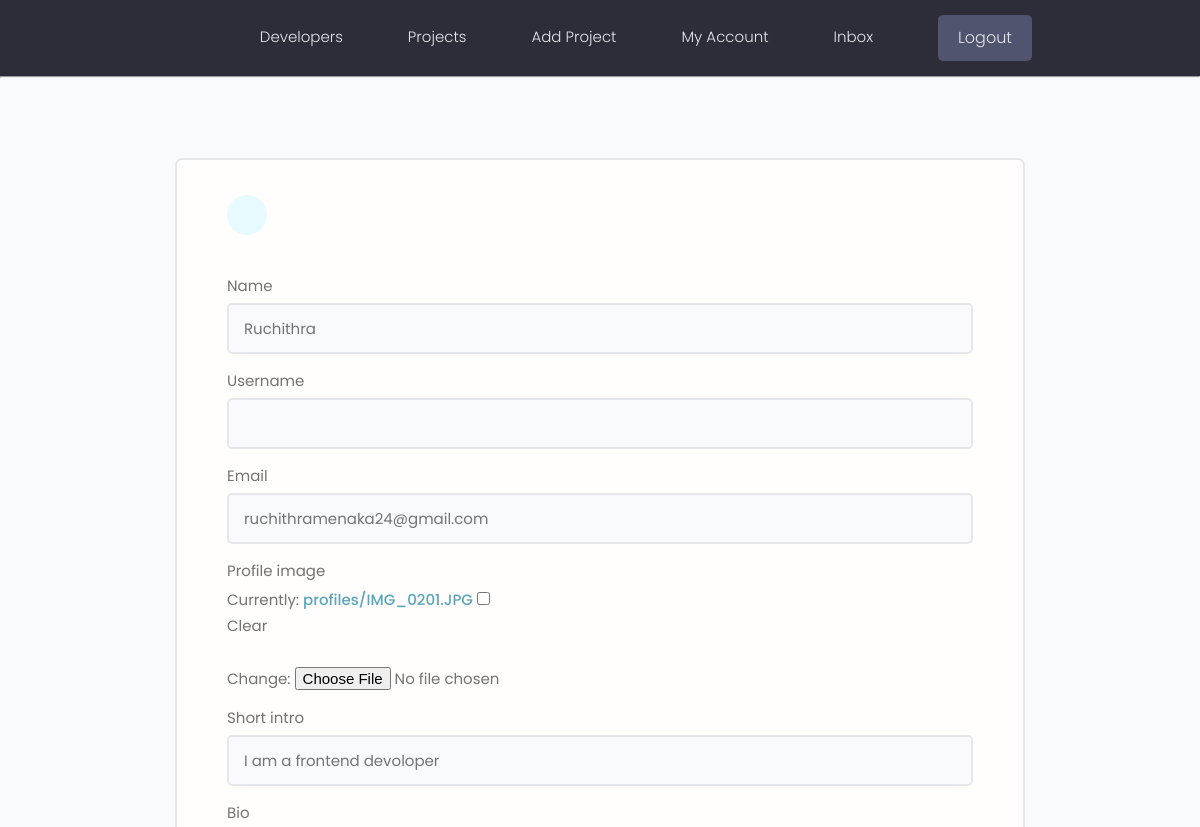
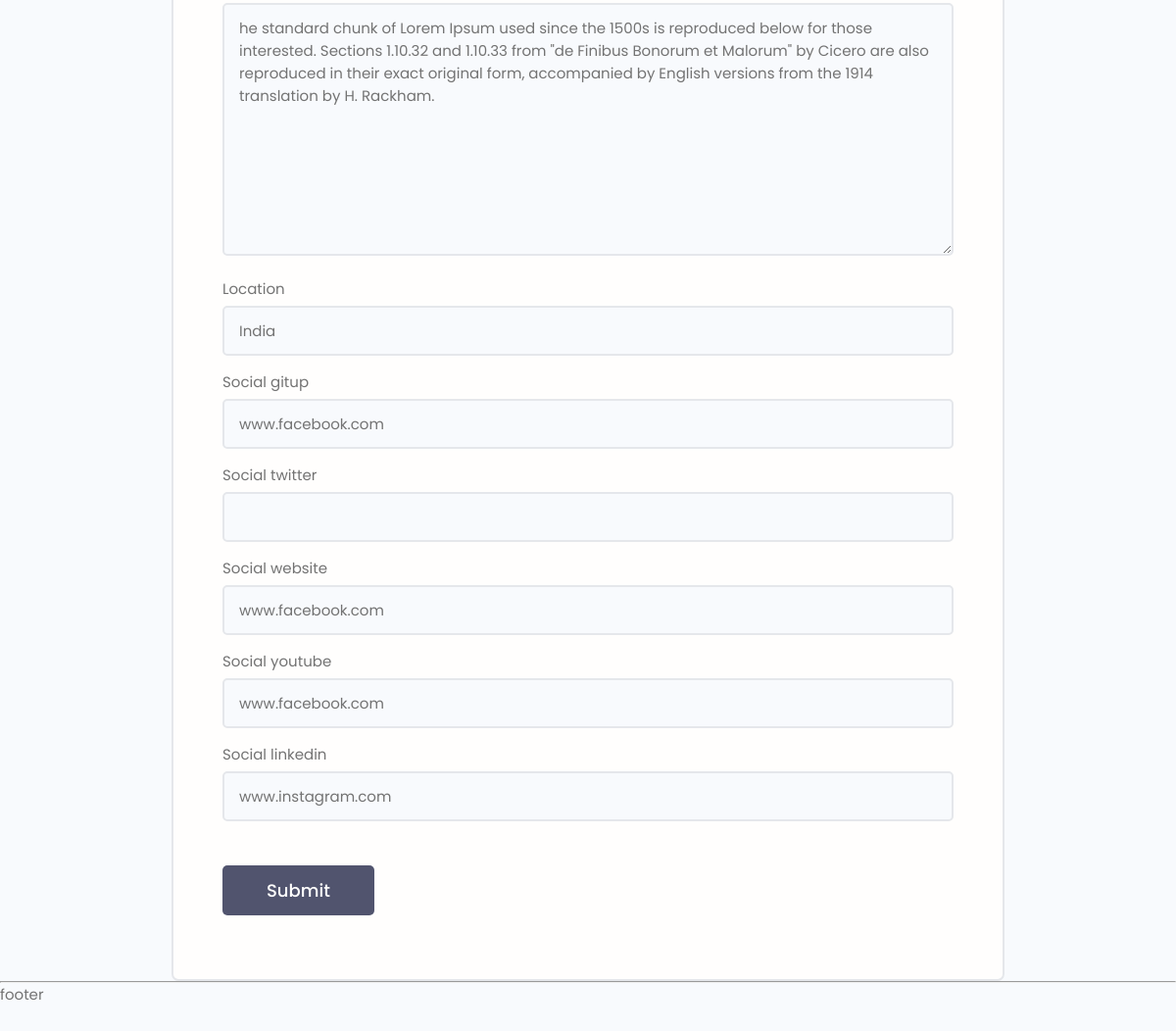
The app's page /edit-account (signed in) with its own data (2 pictures, top to bottom).
### Users/models.py (models this page shows, shortened)
class Profile(models.Model):
    user=models.OneToOneField(User,on_delete=models.CASCADE,null=True,blank=True)
    name=models.CharField(max_length=200)
    username=models.CharField(max_length=200,null=True,blank=True)
    email=models.EmailField(null=True,blank=True)
    profile_image=models.ImageField(upload_to='profiles/',default='profiles/user-default.png',null=True,blank=True)
    short_intro=models.CharField(max_length=2000,null=True,blank=True)
    bio=models.TextField(null=True,blank=True)
    location=models.CharField(max_length=200,null=True,blank=True)
    social_gitup    =models.CharField(max_length=2000,null=True,blank=True)
    social_twitter  =models.CharField(max_length=2000,null=True,blank=True)
    social_youtube  =models.CharField(max_length=2000,null=True,blank=True)
    social_linkedin =models.CharField(max_length=2000,null=True,blank=True)
    social_website  =models.CharField(max_length=2000,null=True,blank=True)
    created=models.DateTimeField(auto_now_add=True)

### Users/views.py (the view)
# urls.py: path('edit-account',views.editAccount,name='edit-account'),
def editAccount(request):
    profile=request.user.profile
    form=ProfileForm(instance=profile)
    if request.method=='POST':
        form=ProfileForm(request.POST,request.FILES,instance=profile)
        if form.is_valid():
            form.save()
            messages.success(request,'profile updated successfully')
            return redirect('Users:account')
    context={'form':form}
    return render(request,'Users/edit_account.html',context)

### Users/forms.py
class ProfileForm(ModelForm):
    class Meta:
        model=Profile
        fields=['name','username','email','profile_image','short_intro','bio','location','social_gitup','social_twitter','social_website','social_youtube','social_linkedin']
    def __init__(self,*args,**kwargs):
        super().__init__(*args,**kwargs)
        for label,field in self.fields.items():
            field.widget.attrs.update({'class':'input'})

### Users/templates/Users/edit_account.html (shortened to what this page needs)
{% extends 'main.html' %}
{% block content %}
<main class="formPage my-xl">
    <div class="content-box">
        <div class="formWrapper">
            <a class="backButton" href="{% url 'Users:account' %}"></a>
            <br>
            <form class="form" method="POST" action="" enctype="multipart/form-data">
                {% for field in form %}
                <div class="form__field">
                    <label for="formInput#text">{{field.label}}</label>
                    {{field}}
                </div>
                {% endfor %}
                <input class="btn btn--sub btn--lg  my-md" type="submit" value="Submit" />
            </form>
        </div>
    </div>
{% endblock %}

### templates/main.html (shortened to what this page needs)
<!DOCTYPE html>
{% load static %}
<html lang="en">
<head>
    <link rel="stylesheet" href="https://cdn.iconmonstr.com/1.3.0/css/iconmonstr-iconic-font.min.css" />
    <link rel="stylesheet" href="{% static 'uikit/styles/uikit.css' %}" />
    <link rel="stylesheet" href="{% static 'styles/app.css' %}" />
</head>
<body>
{% include 'nav-bar.html' %}
    <hr>
    {% block content %}
    {% endblock %}
    <hr>
    footer
</body>
</html>

### templates/nav-bar.html (shortened to what this page needs)
{% load static %}
   <header class="header">
     <div class="container container--narrow">
       <nav class="header__nav">
         <ul class="header__menu">
           <li class="header__menuItem"><a href="{% url 'Users:all-profile' %}">Developers</a></li>
           <li class="header__menuItem"><a href="{% url 'firstapp:project1' %}">Projects</a></li>
           {% if request.user.is_authenticated %}
           <li class="header__menuItem"><a href="{% url 'firstapp:create-project' %}">Add Project</a></li>
           <li class="header__menuItem"><a href="{% url 'Users:account' %}">My Account</a></li>
           <li class="header__menuItem"><a href="{% url 'Users:inbox' %}">Inbox</a></li>
           <li class="header__menuItem"><a href="{% url 'Users:logout' %}"class="btn btn--sub">Logout</a></li>
           {% else %}
           <li class="header__menuItem"><a href="{% url 'Users:login' %}" class="btn btn--sub">Login/Sign Up</a></li>
           {% endif %}
          </ul>
       </nav>
     </div>
   </header>

### static/styles/app.css (style rules this page uses)
:root { --color-sub: #2d2d39; }
.btn--sub { background-color: var(--color-sub-light); }
.content-box { width: 95%; max-width: 85rem; margin: 0 auto; }
.header { position: sticky; z-index: 111; background-color: var(--color-sub); padding: 1.5rem 0; }
.header > .container { display: flex; justify-content: space-between; align-items: center; }
.header__nav > ul { display: inline-flex; align-items: center; list-style: none; gap: 6.5rem; }
.header__menuItem > a { color: var(--color-light); font-weight: 300; }
.backButton { background: var(--color-main-light); color: var(--color-main); width: 4rem; height: 4rem; display: flex; align-items: center; justify-content: center; border-radius: 50%; }
.formPage .formWrapper { list-style: none; background: var(--color-white); padding: 3.5rem 5rem; border: 2px solid var(--color-light); border-radius: 0.7rem; }

### static/uikit/styles/modules/_variables.css (style rules this page uses)
:root { --color-main: #5aa5b9; --color-main-light: #e6faff; --color-sub: #3f4156; --color-sub-light: #51546e; --color-sub-lighter: #ededfd; --color-text: #737373; --color-gray: #8b8b8b; --color-light: #e5e7eb; --color-light-gray: #767676; --color-bg: #f8fafd; --color-white: #fffefd; --color-white-light: #f3f3f3; --color-success: #359e64; --color-success-bg: #def8e8; --color-error: #fc4b0b; --color-error-bg: #fff2ee; --font-base: 'Poppins', arial, helvetica, 'Segoe UI', roboto, ubuntu, sans-serif; --font-monospace: 'Fira Code', 'Courier New', courier, monospace; --font-regular: 300; --font-medium: 500; --font-bold: 700; --generic-shadow: 1px 1px 5px #00000010; --generic-transition: all 0.3s ease-in-out; }

### static/uikit/styles/modules/_base.css (style rules this page uses)
* { margin: 0; padding: 0; box-sizing: border-box; text-rendering: optimizeLegibility; color: inherit; font-size: inherit; }
html { font-size: 50%; }
@media only screen and (min-width: 480px) { html { font-size: 56.25%; } }
@media only screen and (min-width: 1200px) { html { font-size: 62.5%; } }
body { line-height: 1.6; font-weight: 400; font-size: 1.5rem; color: var(--color-text); background-color: var(--color-bg); min-height: 100vh; }

### static/uikit/styles/modules/_typography.css (style rules this page uses)
* { font-family: var(--font-base); }
a { padding-bottom: 2px; text-decoration: none; display: inline-block; color: var(--color-main); font-weight: var(--font-medium); }

### static/uikit/styles/modules/_utilities.css (style rules this page uses)
.container { width: 92%; max-width: 165rem; margin: 0 auto; box-sizing: border-box; }
.container--narrow { width: 92%; max-width: 120rem; }
@media screen and (min-width: 1000px) { .container { width: 90%; } }
@media screen and (min-width: 1000px) { .container--narrow { width: 85%; } }
@media screen and (min-width: 1200px) { .container { width: 80%; } }
@media screen and (min-width: 1200px) { .container--narrow { width: 72%; } }
.my-md { margin: 3rem auto; }
.my-xl { margin: 8rem auto; }

### static/uikit/styles/modules/_button.css (style rules this page uses)
.btn { display: inline-block; position: relative; cursor: pointer; background-color: var(--color-light); font-weight: var(--font-medium); color: var(--color-sub); text-decoration: none; padding: 1rem 2rem; border-radius: 0.5rem; border: none; width: -webkit-fit-content; width: -moz-fit-content; width: fit-content; height: -webkit-fit-content; height: -moz-fit-content; height: fit-content; font-size: 1.6rem; outline-width: 0; outline-color: transparent; -webkit-backface-visibility: hidden; backface-visibility: hidden; transition: all 0.3s ease-in-out; }
.btn--sub { background-color: var(--color-sub); color: var(--color-white); }
.btn--lg { font-size: 1.8rem; padding: 1.2rem 4.5rem; }

### static/uikit/styles/modules/_form.css (style rules this page uses)
.form { display: block; }
.form__field { margin-top: 1.5rem; margin-bottom: 1.5rem; }
.form__label, .form__field > label { display: block; margin-bottom: 0.5rem; color: var(--color-text); }
input.input[type='text'], input.input[type='email'], input.input[type='password'], input.input[type='number'], select.input, textarea.input { min-width: 24rem; width: 100%; padding: 1.2rem 1.5rem; border-radius: 0.5rem; border: 2px solid var(--color-light); transition: all 0.3s ease-in-out; background-color: var(--color-bg); }

### records on screen
Profile: form "Ruchithra" "ruchithramenaka24@gmail.com" "I am a frontend devoloper" "he standard chunk of Lorem Ipsum used since the 1500s is reproduced below for those interested. Sections 1.10.32 and 1.10.33 from \"de Finibus Bonorum et Malorum\" by Cicero are also reproduced in their exact original form, accompanied by English versions from the 1914 translation by H. Rackham." "India" "www.facebook.com" "www.facebook.com" "www.facebook.com" "www.instagram.com"

### other values on screen
{{ field.label }} "Name" "Username" "Email" "Profile image" "Short intro" "Bio" "Location" "Social gitup" "Social twitter" "Social website" "Social youtube" "Social linkedin"
